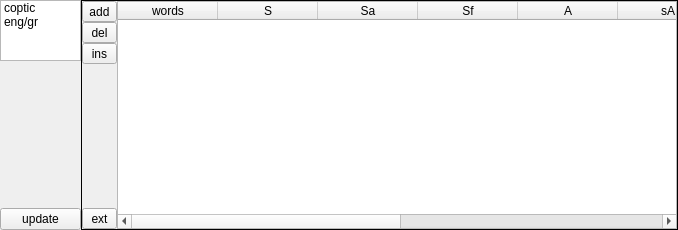
<?xml version="1.0" encoding="UTF-8"?>
<ui version="4.0">
 <class>frmDialectsWidget</class>
 <widget class="QWidget" name="frmDialectsWidget">
  <property name="geometry">
   <rect>
    <x>0</x>
    <y>0</y>
    <width>678</width>
    <height>230</height>
   </rect>
  </property>
  <property name="windowTitle">
   <string notr="true"/>
  </property>
  <layout class="QHBoxLayout" name="horizontalLayout_3">
   <item>
    <layout class="QVBoxLayout" name="verticalLayout_2">
     <item>
      <widget class="QListWidget" name="lstChooser">
       <property name="sizePolicy">
        <sizepolicy hsizetype="Expanding" vsizetype="Preferred">
         <horstretch>0</horstretch>
         <verstretch>0</verstretch>
        </sizepolicy>
       </property>
       <property name="minimumSize">
        <size>
         <width>81</width>
         <height>61</height>
        </size>
       </property>
       <property name="maximumSize">
        <size>
         <width>81</width>
         <height>61</height>
        </size>
       </property>
       <property name="autoScroll">
        <bool>false</bool>
       </property>
       <property name="showDropIndicator" stdset="0">
        <bool>false</bool>
       </property>
       <property name="resizeMode">
        <enum>QListView::Adjust</enum>
       </property>
       <item>
        <property name="text">
         <string notr="true">coptic</string>
        </property>
       </item>
       <item>
        <property name="text">
         <string notr="true">eng/gr</string>
        </property>
       </item>
      </widget>
     </item>
     <item>
      <spacer name="verticalSpacer_3">
       <property name="orientation">
        <enum>Qt::Vertical</enum>
       </property>
       <property name="sizeHint" stdset="0">
        <size>
         <width>20</width>
         <height>40</height>
        </size>
       </property>
      </spacer>
     </item>
     <item>
      <widget class="QPushButton" name="btUpdate">
       <property name="sizePolicy">
        <sizepolicy hsizetype="Preferred" vsizetype="Fixed">
         <horstretch>0</horstretch>
         <verstretch>0</verstretch>
        </sizepolicy>
       </property>
       <property name="text">
        <string>update</string>
       </property>
      </widget>
     </item>
    </layout>
   </item>
   <item>
    <widget class="QStackedWidget" name="stackedWidget">
     <property name="sizePolicy">
      <sizepolicy hsizetype="Expanding" vsizetype="Preferred">
       <horstretch>0</horstretch>
       <verstretch>0</verstretch>
      </sizepolicy>
     </property>
     <property name="frameShape">
      <enum>QFrame::Box</enum>
     </property>
     <property name="currentIndex">
      <number>0</number>
     </property>
     <widget class="QWidget" name="page">
      <layout class="QHBoxLayout" name="horizontalLayout">
       <item>
        <layout class="QVBoxLayout" name="verticalLayout">
         <item>
          <widget class="QToolButton" name="btAdd">
           <property name="sizePolicy">
            <sizepolicy hsizetype="Preferred" vsizetype="Fixed">
             <horstretch>0</horstretch>
             <verstretch>0</verstretch>
            </sizepolicy>
           </property>
           <property name="focusPolicy">
            <enum>Qt::NoFocus</enum>
           </property>
           <property name="text">
            <string>add</string>
           </property>
          </widget>
         </item>
         <item>
          <widget class="QToolButton" name="btDel">
           <property name="sizePolicy">
            <sizepolicy hsizetype="Preferred" vsizetype="Fixed">
             <horstretch>0</horstretch>
             <verstretch>0</verstretch>
            </sizepolicy>
           </property>
           <property name="focusPolicy">
            <enum>Qt::NoFocus</enum>
           </property>
           <property name="text">
            <string>del</string>
           </property>
          </widget>
         </item>
         <item>
          <widget class="QToolButton" name="btIns">
           <property name="sizePolicy">
            <sizepolicy hsizetype="Preferred" vsizetype="Fixed">
             <horstretch>0</horstretch>
             <verstretch>0</verstretch>
            </sizepolicy>
           </property>
           <property name="focusPolicy">
            <enum>Qt::NoFocus</enum>
           </property>
           <property name="text">
            <string>ins</string>
           </property>
          </widget>
         </item>
         <item>
          <spacer name="verticalSpacer_2">
           <property name="orientation">
            <enum>Qt::Vertical</enum>
           </property>
           <property name="sizeHint" stdset="0">
            <size>
             <width>20</width>
             <height>40</height>
            </size>
           </property>
          </spacer>
         </item>
         <item>
          <widget class="QToolButton" name="btExt">
           <property name="sizePolicy">
            <sizepolicy hsizetype="Preferred" vsizetype="Fixed">
             <horstretch>0</horstretch>
             <verstretch>0</verstretch>
            </sizepolicy>
           </property>
           <property name="focusPolicy">
            <enum>Qt::NoFocus</enum>
           </property>
           <property name="text">
            <string>ext</string>
           </property>
          </widget>
         </item>
        </layout>
       </item>
       <item>
        <widget class="QTableWidget" name="tblWords">
         <property name="alternatingRowColors">
          <bool>false</bool>
         </property>
         <property name="selectionMode">
          <enum>QAbstractItemView::NoSelection</enum>
         </property>
         <property name="selectionBehavior">
          <enum>QAbstractItemView::SelectRows</enum>
         </property>
         <property name="verticalScrollMode">
          <enum>QAbstractItemView::ScrollPerPixel</enum>
         </property>
         <property name="horizontalScrollMode">
          <enum>QAbstractItemView::ScrollPerPixel</enum>
         </property>
         <column>
          <property name="text">
           <string>words</string>
          </property>
         </column>
         <column>
          <property name="text">
           <string>S</string>
          </property>
         </column>
         <column>
          <property name="text">
           <string>Sa</string>
          </property>
         </column>
         <column>
          <property name="text">
           <string>Sf</string>
          </property>
         </column>
         <column>
          <property name="text">
           <string>A</string>
          </property>
         </column>
         <column>
          <property name="text">
           <string>sA</string>
          </property>
         </column>
         <column>
          <property name="text">
           <string>B</string>
          </property>
         </column>
         <column>
          <property name="text">
           <string>F</string>
          </property>
         </column>
         <column>
          <property name="text">
           <string>Fb</string>
          </property>
         </column>
         <column>
          <property name="text">
           <string>O</string>
          </property>
         </column>
         <column>
          <property name="text">
           <string>NH</string>
          </property>
         </column>
        </widget>
       </item>
      </layout>
     </widget>
     <widget class="QWidget" name="lc_parent">
      <layout class="QVBoxLayout" name="verticalLayout_3">
       <item>
        <layout class="QHBoxLayout" name="horizontalLayout_2">
         <item>
          <widget class="QToolButton" name="btTr">
           <property name="text">
            <string>tr</string>
           </property>
          </widget>
         </item>
         <item>
          <widget class="QToolButton" name="btIntr">
           <property name="text">
            <string>intr</string>
           </property>
          </widget>
         </item>
         <item>
          <widget class="QToolButton" name="btQual">
           <property name="text">
            <string>qual</string>
           </property>
          </widget>
         </item>
         <item>
          <widget class="QToolButton" name="btGk">
           <property name="text">
            <string>gk</string>
           </property>
          </widget>
         </item>
         <item>
          <widget class="QToolButton" name="btUnk">
           <property name="text">
            <string>unknown</string>
           </property>
          </widget>
         </item>
         <item>
          <widget class="QToolButton" name="btCaus">
           <property name="text">
            <string>caus</string>
           </property>
          </widget>
         </item>
         <item>
          <widget class="QToolButton" name="btUnc">
           <property name="text">
            <string>uncertain</string>
           </property>
          </widget>
         </item>
         <item>
          <spacer name="horizontalSpacer">
           <property name="orientation">
            <enum>Qt::Horizontal</enum>
           </property>
           <property name="sizeHint" stdset="0">
            <size>
             <width>40</width>
             <height>20</height>
            </size>
           </property>
          </spacer>
         </item>
        </layout>
       </item>
       <item>
        <layout class="QHBoxLayout" name="horizontalLayout_4">
         <item>
          <widget class="QToolButton" name="btNoun">
           <property name="text">
            <string>noun</string>
           </property>
          </widget>
         </item>
         <item>
          <widget class="QToolButton" name="btNounM">
           <property name="text">
            <string>noun male</string>
           </property>
          </widget>
         </item>
         <item>
          <widget class="QToolButton" name="btNounF">
           <property name="text">
            <string>noun female</string>
           </property>
          </widget>
         </item>
         <item>
          <spacer name="horizontalSpacer_2">
           <property name="orientation">
            <enum>Qt::Horizontal</enum>
           </property>
           <property name="sizeHint" stdset="0">
            <size>
             <width>40</width>
             <height>20</height>
            </size>
           </property>
          </spacer>
         </item>
        </layout>
       </item>
       <item>
        <layout class="QFormLayout" name="formLayout">
         <item row="0" column="0">
          <widget class="QLabel" name="label_2">
           <property name="text">
            <string>english</string>
           </property>
          </widget>
         </item>
         <item row="0" column="1">
          <widget class="QLineEdit" name="txtEnglish"/>
         </item>
         <item row="1" column="0">
          <widget class="QLabel" name="label_3">
           <property name="text">
            <string>greek</string>
           </property>
          </widget>
         </item>
         <item row="1" column="1">
          <widget class="CLatCopt" name="widgetGreek" native="true">
           <property name="sizePolicy">
            <sizepolicy hsizetype="Preferred" vsizetype="Expanding">
             <horstretch>0</horstretch>
             <verstretch>0</verstretch>
            </sizepolicy>
           </property>
           <property name="baseSize">
            <size>
             <width>0</width>
             <height>0</height>
            </size>
           </property>
          </widget>
         </item>
        </layout>
       </item>
       <item>
        <spacer name="verticalSpacer">
         <property name="orientation">
          <enum>Qt::Vertical</enum>
         </property>
         <property name="sizeHint" stdset="0">
          <size>
           <width>20</width>
           <height>40</height>
          </size>
         </property>
        </spacer>
       </item>
      </layout>
     </widget>
    </widget>
   </item>
  </layout>
 </widget>
 <layoutdefault spacing="0" margin="0"/>
 <customwidgets>
  <customwidget>
   <class>CLatCopt</class>
   <extends>QWidget</extends>
   <header>latcopt.h</header>
   <container>1</container>
   <slots>
    <signal>query()</signal>
   </slots>
  </customwidget>
 </customwidgets>
 <resources/>
 <connections/>
</ui>
